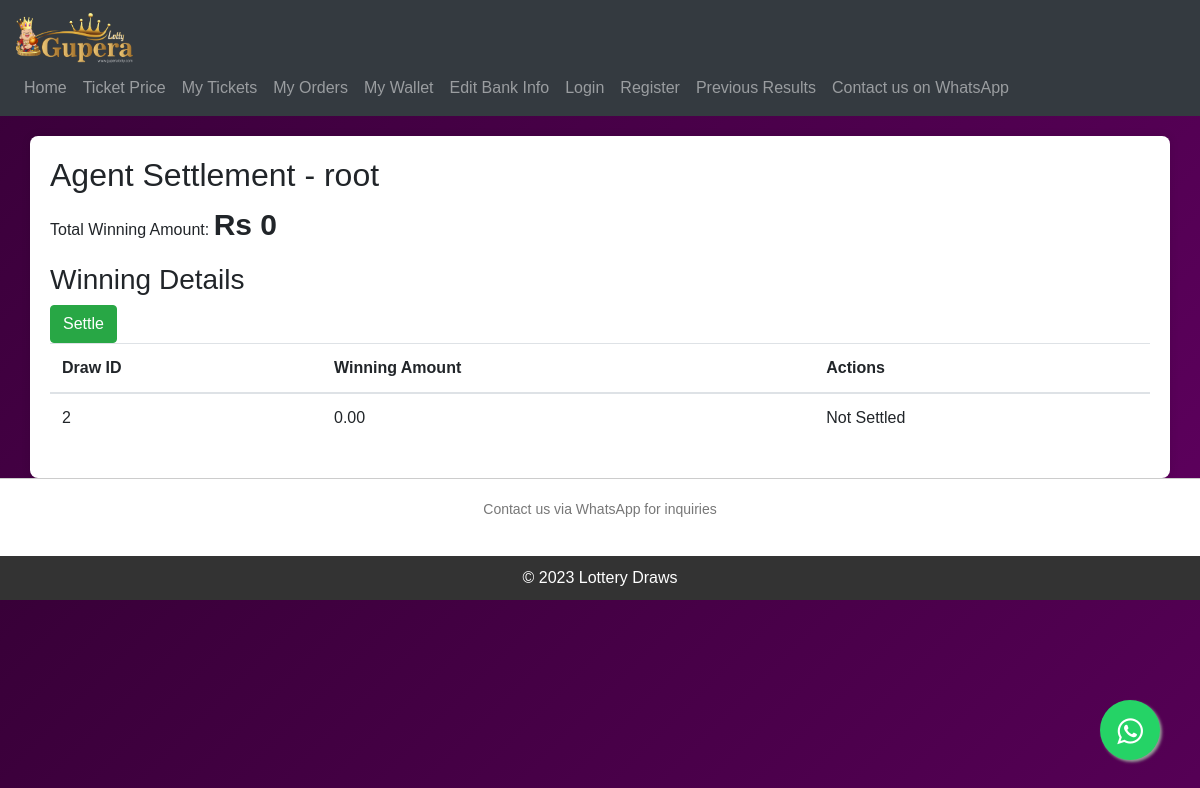
Screenshot of /agent/settlement/root/ with the database file from the repository.
### KuberaApp/models.py (models this page shows, shortened)
class User(AbstractUser):
    USER_TYPE_CHOICES = (
        ('customer', 'Customer'),
        ('agent', 'Agent'),
        ('supervisor', 'Supervisor'),
    )
    user_type = models.CharField(max_length=20, choices=USER_TYPE_CHOICES)
    upi_id = models.CharField(max_length=50, blank=True, null=True)
    paytm_number = models.CharField(max_length=15, blank=True, null=True)
    phonepe_number = models.CharField(max_length=15, blank=True, null=True)
    google_pay_number = models.CharField(max_length=15, blank=True, null=True)
    bank_holder_name = models.CharField(max_length=255,blank=True,null=True)
    bank_account_number = models.CharField(max_length=255,blank=True,null=True)
    bank_ifsc_code = models.CharField(max_length=255,blank=True,null=True)

class AgentWinning(models.Model):
    agent = models.ForeignKey(User,on_delete=models.CASCADE,blank=True,null=True)
    draw = models.ForeignKey(Draw,on_delete=models.CASCADE,blank=True,null=True)
    winning_amount = models.DecimalField(max_digits=10,decimal_places=2,default=0.00)
    settled = models.BooleanField(default=False)

### KuberaApp/views.py (the view)
# urls.py: path('agent/settlement/<str:username>/', views.agent_settlement, name='agent_settlement'),
def agent_settlement(request, username):
    agent = User.objects.get(username=username)
    agent_winnings = AgentWinning.objects.filter(agent=agent, settled=False)
    total_winning_amount = agent_winnings.aggregate(total_amount=models.Sum('winning_amount'))['total_amount']
    return render(request, 'kuberaapp/agent_winning.html', {'agent': agent, 'total_winning_amount': total_winning_amount, 'agent_winnings': agent_winnings})

### KuberaApp/context_processor.py (called while the page is built)
def website_info_context(request):
    try:
        website_info = WebsiteInfo.objects.first()  # Retrieve the first WebsiteInfo object
    except WebsiteInfo.DoesNotExist:
        website_info = None
    context = {
        'website_info': website_info
    }
    return context

### templates/kuberaapp/agent_winning.html (shortened to what this page needs)
{% extends 'base.html' %}
{% block content %}
<div class="container">
    <h2>Agent Settlement - {{ agent.username }}</h2>
    <p>Total Winning Amount: <b style="font-size:30px;">Rs {{ total_winning_amount }}</b></p>
    <h3>Winning Details</h3>
    <form method="post" action="{% url 'settle_winning' agent.username %}">
        <button type="submit" class="btn btn-success">Settle</button>
    </form>
    <table class="table">
        <thead>
            <tr>
                <th>Draw ID</th>
                <th>Winning Amount</th>
                <th>Actions</th>
            </tr>
        </thead>
        <tbody>
            {% for winning in agent_winnings %}
            <tr>
                <td>{{ winning.draw_id }}</td>
                <td>{{ winning.winning_amount }}</td>
                <td>
                    {% if not winning.is_settled %}
                        Not Settled
                    {% else %}
                        Settled
                    {% endif %}
                </td>
            </tr>
            {% endfor %}
        </tbody>
    </table>
</div>
{% endblock %}

### templates/base.html (style rules this page uses)
body { margin: 0; padding: 0; background: linear-gradient(135deg, #380038, #5e005e); font-family: Arial, sans-serif; }
.container { margin-top: 20px; padding: 20px; background-color: #fff; border-radius: 8px; box-shadow: 0px 0px 10px rgba(0, 0, 0, 0.1); }

### rows the page displays
User: username "root"
AgentWinning: draw_id "2", winning_amount "0.00"

### other values shown
{{ total_winning_amount }} "0"
